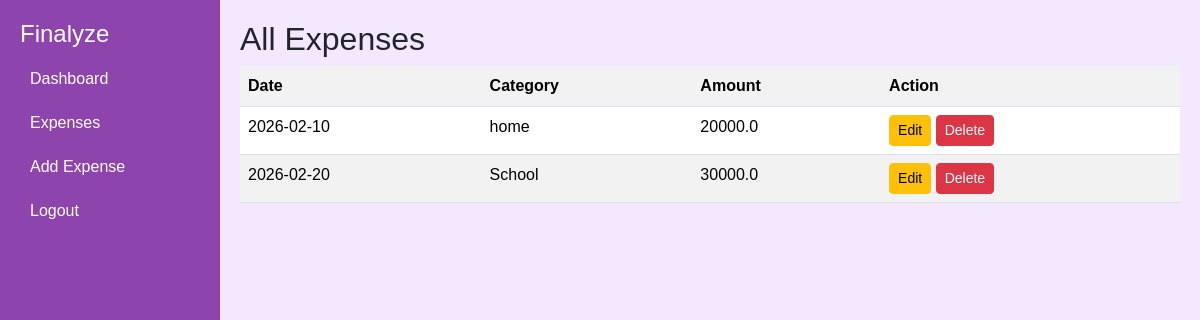
The app's page /expenses (signed in), older data.
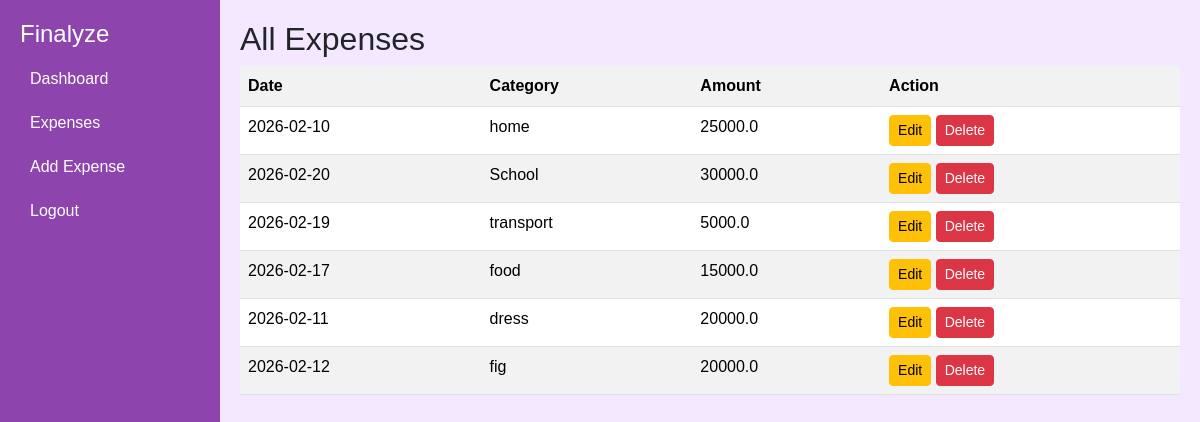
The same page, newer data.
### tables this page shows
CREATE TABLE expenses (
            id INTEGER PRIMARY KEY AUTOINCREMENT,
            user_id INTEGER,
            date TEXT,
            category TEXT,
            description TEXT,
            amount REAL,
            FOREIGN KEY(user_id) REFERENCES users(id)
        );

### app.py (the view)
@app.route("/expenses")
def expenses_page():
    if "user_id" not in session:
        return redirect("/login")
    conn = get_db()
    c = conn.cursor()
    c.execute("SELECT * FROM expenses WHERE user_id=?", (session["user_id"],))
    expenses = c.fetchall()
    conn.close()
    return render_template("expenses.html", expenses=expenses)

### app.py (called while the page is built)
def get_db():
    conn = sqlite3.connect(DB_PATH)
    conn.row_factory = sqlite3.Row
    return conn

### templates/expenses.html (shortened to what this page needs)
<!DOCTYPE html>
<html>
<head>
<link href="https://cdn.jsdelivr.net/npm/bootstrap@5.3.2/dist/css/bootstrap.min.css" rel="stylesheet">
</head>
<body>
<div id="wrapper">
<div id="sidebar">
<h4>Finalyze</h4>
<a href="/dashboard">Dashboard</a>
<a href="/expenses">Expenses</a>
<a href="/add">Add Expense</a>
<a href="/logout">Logout</a>
</div>
<div id="content">
<h2>All Expenses</h2>
<table class="table table-striped">
<tr>
<th>Date</th>
<th>Category</th>
<th>Amount</th>
<th>Action</th>
</tr>
{% for e in expenses %}
<tr>
<td>{{ e.date }}</td>
<td>{{ e.category }}</td>
<td>{{ e.amount }}</td>
<td>
<a href="/edit/{{ e.id }}" class="btn btn-warning btn-sm">Edit</a>
<a href="/delete/{{ e.id }}" class="btn btn-danger btn-sm">Delete</a>
</td>
</tr>
{% else %}
<tr><td colspan="4">No expenses yet</td></tr>
{% endfor %}
</table>
</div>
</div>
</body>
</html>

### templates/expenses.html (style rules this page uses)
body { margin:0; font-family:Arial; }
#wrapper { display:flex; min-height:100vh; }
#sidebar { width:220px; background:#8e44ad; color:white; padding:20px; }
#sidebar a { display:block; color:white; padding:10px; text-decoration:none; }
#content { flex:1; padding:20px; background:#f3e8ff; }

Row changes from the older to the newer data that the page shows:
changed expenses "home": amount "20000.0" → "25000.0"
added expenses: date "2026-02-19", category "transport", amount "5000.0"
added expenses: date "2026-02-17", category "food", amount "15000.0"
added expenses: date "2026-02-11", category "dress", amount "20000.0"
added expenses: date "2026-02-12", category "fig", amount "20000.0"
